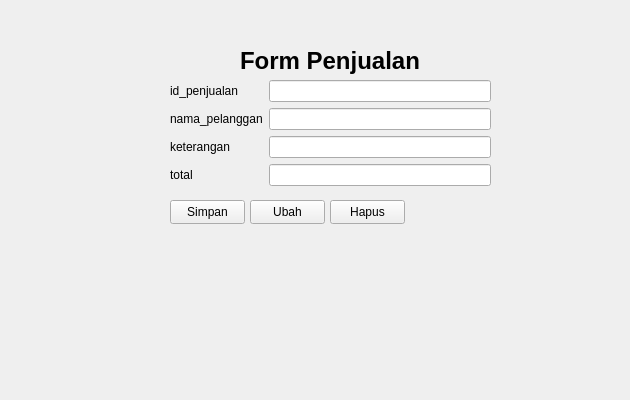
<?xml version="1.0" encoding="UTF-8"?>
<ui version="4.0">
 <class>Form</class>
 <widget class="QWidget" name="Form">
  <property name="geometry">
   <rect>
    <x>0</x>
    <y>0</y>
    <width>630</width>
    <height>400</height>
   </rect>
  </property>
  <property name="windowTitle">
   <string>Form</string>
  </property>
  <widget class="QWidget" name="formLayoutWidget">
   <property name="geometry">
    <rect>
     <x>170</x>
     <y>80</y>
     <width>321</width>
     <height>121</height>
    </rect>
   </property>
   <layout class="QFormLayout" name="formLayout">
    <item row="0" column="0">
     <widget class="QLabel" name="id_penjualanLabel">
      <property name="text">
       <string>id_penjualan</string>
      </property>
     </widget>
    </item>
    <item row="0" column="1">
     <widget class="QLineEdit" name="id_penjualanLineEdit"/>
    </item>
    <item row="1" column="0">
     <widget class="QLabel" name="nama_pelangganLabel">
      <property name="text">
       <string>nama_pelanggan</string>
      </property>
     </widget>
    </item>
    <item row="1" column="1">
     <widget class="QLineEdit" name="nama_pelangganLineEdit"/>
    </item>
    <item row="2" column="0">
     <widget class="QLabel" name="keteranganLabel">
      <property name="text">
       <string>keterangan</string>
      </property>
     </widget>
    </item>
    <item row="2" column="1">
     <widget class="QLineEdit" name="keteranganLineEdit"/>
    </item>
    <item row="3" column="0">
     <widget class="QLabel" name="totalLabel">
      <property name="text">
       <string>total</string>
      </property>
     </widget>
    </item>
    <item row="3" column="1">
     <widget class="QLineEdit" name="totalLineEdit"/>
    </item>
   </layout>
  </widget>
  <widget class="QPushButton" name="pushButton">
   <property name="geometry">
    <rect>
     <x>170</x>
     <y>200</y>
     <width>75</width>
     <height>24</height>
    </rect>
   </property>
   <property name="text">
    <string>Simpan</string>
   </property>
  </widget>
  <widget class="QPushButton" name="pushButton_2">
   <property name="geometry">
    <rect>
     <x>250</x>
     <y>200</y>
     <width>75</width>
     <height>24</height>
    </rect>
   </property>
   <property name="text">
    <string>Ubah</string>
   </property>
  </widget>
  <widget class="QPushButton" name="pushButton_3">
   <property name="geometry">
    <rect>
     <x>330</x>
     <y>200</y>
     <width>75</width>
     <height>24</height>
    </rect>
   </property>
   <property name="text">
    <string>Hapus</string>
   </property>
  </widget>
  <widget class="QLabel" name="label">
   <property name="geometry">
    <rect>
     <x>240</x>
     <y>40</y>
     <width>191</width>
     <height>41</height>
    </rect>
   </property>
   <property name="font">
    <font>
     <pointsize>18</pointsize>
     <bold>true</bold>
    </font>
   </property>
   <property name="text">
    <string>Form Penjualan</string>
   </property>
  </widget>
 </widget>
 <resources/>
 <connections/>
</ui>
